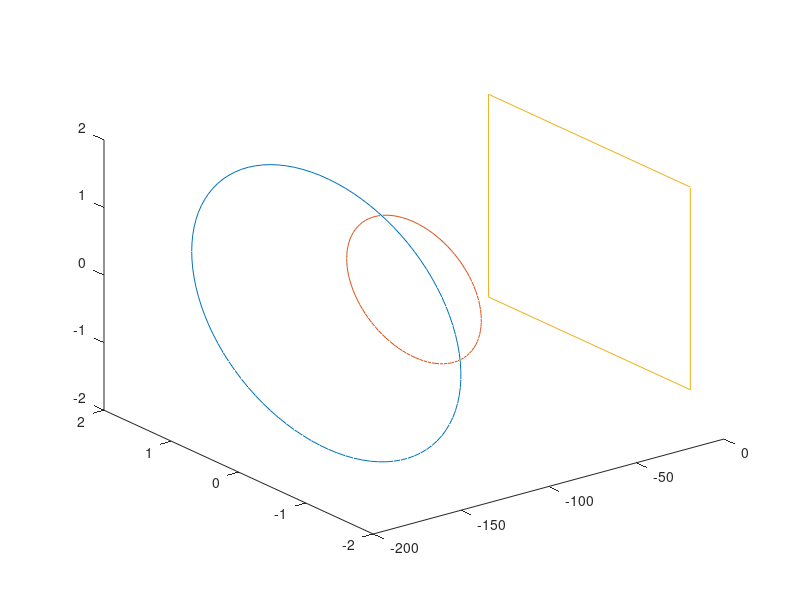

MATLAB code for this plot: (Note: this script raises an error after producing the figure.)
#####----------| Symulator zrodla fotonow |----------#####

% Aby wybrac ksztalt zrodla wspisz "prostokat" lub 'kolo'

type='kolo';

% k to dlugosc krawedzi probki ktora jest kwadratem 
% h to odleglosc zrodla od probki 
% hh to odleglosc miedzy plytkami zrodla 

k=3;
h=100;
hh=50;

% photons to liczba fotonow

photons=500

% alpha beta gamma to katy rotacji zrodla w przestrzeni 

alpha=0;
beta=0;
gamma=0;

                      ##---| PROSTOKAT |---##

% P1a i P1b to dlugości krawędzi pierwszej płytki zrodla fotonów
% P2a i P2b to dlugości krawędzi drugiej płytki zrodla fotonów

P1a=1;
P1b=10;
P2a=10;
P2b=1;

                         ##---| KOLO |---##
                         
% R1 to promien pierwszej płytki zrodla fotonów      
% R2 to promien drugiej płytki zrodla fotonów     

R1=2;
R2=1; 

###########################################################################              


promien=h/hh;
alpha=alpha*pi/180;
beta=beta*pi/180;
gamma=gamma*pi/180;


Rx=[1 0 0
    0 cos(alpha) -sin(alpha)
    0 sin(alpha) cos(alpha)];
    
Ry=[ cos(beta)  0  sin(beta)
     0          1  0
    -sin(beta)  0  cos(beta)];
    
Rz=[ cos(gamma) -sin(gamma) 0
     sin(gamma)  cos(gamma) 0
     0              0       1];

switch type 
case 'prostokat'
 xx=[-h,-(P1a)/2,-(P1b)/2];
 yy=[-h,(P1a)/2,-(P1b)/2];
 zz=[-h,-(P1a)/2,(P1b)/2];
 vv=[-h,(P1a)/2,(P1b)/2];

 xxx=[-h-hh,-(P2a)/2,-(P2b)/2];
 yyy=[-h-hh,(P2a)/2,-(P2b)/2];
 zzz=[-h-hh,-(P2a)/2,(P2b)/2];
 vvv=[-h-hh,(P2a)/2,(P2b)/2];

 xxxx=[0,-(k)/2,-(k)/2];
 yyyy=[0,(k)/2,-(k)/2];
 zzzz=[0,-(k)/2,(k)/2];
 vvvv=[0,(k)/2,(k)/2];

 p=[xx;yy;vv;zz;xx]*Rx*Ry*Rz ;
 q=[xxx;yyy;vvv;zzz;xxx]*Rx*Ry*Rz ;
 pp=[xxxx;yyyy;vvvv;zzzz;xxxx];

 photons_matrix1 =(-(P1a)/2)+((P1a)/2-(-(P1a)/2))*rand(1,photons);
 photons_matrix2 =(-(P1b)/2)+((P1b)/2-(-(P1b)/2))*rand(1,photons);
 photons_matrix3 =(-(P2a)/2)+((P2a)/2-(-(P2a)/2))*rand(1,photons);
 photons_matrix4 =(-(P2b)/2)+((P2b)/2-(-(P2b)/2))*rand(1,photons);
 ph0=photons_matrix1*0-h;
 ph3=photons_matrix1*0-h-hh;

 photons_MM=[ph0' , photons_matrix1' , photons_matrix2']*Rx*Ry*Rz;
 photons_NN=[ph3' , photons_matrix3' , photons_matrix4']*Rx*Ry*Rz;

 plot3(p(:,1),p(:,2),p(:,3))
 hold on
 plot3(q(:,1),q(:,2),q(:,3))
 hold on
 plot3(pp(:,1),pp(:,2),pp(:,3))

 axis("equal");
 for i =(1:photons)
  x=photons_MM(i,1)+h;
  y=-(photons_MM(i,2)-photons_NN(i,2));
  y=photons_MM(i,2)-y*promien;
  z=-(photons_MM(i,3)-photons_NN(i,3));
  z=photons_MM(i,3)-z*promien;
  if z<(k/2) 
   if z>(-k/2) 
    if y<(k/2) 
     if y>(-k/2)
       plot3([photons_NN(i,1);photons_MM(i,1);x],[photons_NN(i,2);photons_MM(i,2);y],[photons_NN(i,3);photons_MM(i,3);z],"r")
     else plot3([photons_NN(i,1);photons_MM(i,1);x],[photons_NN(i,2);photons_MM(i,2);y],[photons_NN(i,3);photons_MM(i,3);z],"y")
     endif
    else plot3([photons_NN(i,1);photons_MM(i,1);x],[photons_NN(i,2);photons_MM(i,2);y],[photons_NN(i,3);photons_MM(i,3);z],"y")
    endif
   else plot3([photons_NN(i,1);photons_MM(i,1);x],[photons_NN(i,2);photons_MM(i,2);y],[photons_NN(i,3);photons_MM(i,3);z],"y")
   endif
  else plot3([photons_NN(i,1);photons_MM(i,1);x],[photons_NN(i,2);photons_MM(i,2);y],[photons_NN(i,3);photons_MM(i,3);z],"y")
  endif 
 endfor
 
case 'kolo'
 photons=(photons^0.5);
 photons= real(photons);
 t = linspace(0,2*pi,100)'; 
 circsxR1= R1*cos(t); 
 circsyR1= R1*sin(t); 
 circsxR2= R2*cos(t); 
 circsyR2= R2*sin(t); 
 axis equal 
 crsR1=[(t*0)-(h+hh), circsxR1, circsyR1 ]*Rx*Ry*Rz;
 crsR2=[(t*0)-(h),    circsxR2, circsyR2 ]*Rx*Ry*Rz;
 plot3(crsR1(:,1),crsR1(:,2),crsR1(:,3));
 hold on
 plot3(crsR2(:,1),crsR2(:,2),crsR2(:,3)); 
 
 xxxx=[0,-(k)/2,-(k)/2];
 yyyy=[0,(k)/2,-(k)/2];
 zzzz=[0,-(k)/2,(k)/2];
 vvvv=[0,(k)/2,(k)/2];
 pp=[xxxx;yyyy;vvvv;zzzz;xxxx];
 plot3(pp(:,1),pp(:,2),pp(:,3))
 
 tt= 2*pi*rand(photons,1);
 ttt= 2*pi*rand(photons,1);
 hhh=tt*0-h-hh;
 hhhh=tt*0-h;
 photons_matrix5 =(R1)*rand(1,photons);
 photons_matrix6 =(R1)*rand(1,photons);
 photons_matrix7 =(R2)*rand(1,photons);
 photons_matrix8 =(R2)*rand(1,photons);
 photons_matrix5=photons_matrix5';
 photons_matrix6=photons_matrix6';
 photons_matrix7=photons_matrix7';
 photons_matrix8=photons_matrix8';
 
 for j =(1:photons)
  photons_NNN=[hhh ,photons_matrix5(j,1)*cos(tt), photons_matrix6(j,1)*sin(tt)];
  photons_MMM=[hhhh ,photons_matrix7(j,1)*cos(ttt), photons_matrix8(j,1)*sin(ttt)];
  photons_NNN=real(photons_NNN);
  photons_MMM=real(photons_MMM);
  photons_NNN=photons_NNN*Rx*Ry*Rz;
  photons_MMM=photons_MMM*Rx*Ry*Rz;
  
   for i =(1:photons)
   x=photons_MMM(i,1)+h;
   y=-(photons_MMM(i,2)-photons_NNN(i,2));
   y=photons_MMM(i,2)-y*promien;
   z=-(photons_MMM(i,3)-photons_NNN(i,3));
   z=photons_MMM(i,3)-z*promien;
   
   if z<(k/2) 
    if z>(-k/2) 
     if y<(k/2) 
      if y>(-k/2)
        plot3([photons_NNN(i,1);photons_MMM(i,1);x],[photons_NNN(i,2);photons_MMM(i,2);y],[photons_NNN(i,3);photons_MMM(i,3);z],"r")
      else plot3([photons_NNN(i,1);photons_MMM(i,1);x],[photons_NNN(i,2);photons_MMM(i,2);y],[photons_NNN(i,3);photons_MMM(i,3);z],"y")
       endif
     else plot3([photons_NNN(i,1);photons_MMM(i,1);x],[photons_NNN(i,2);photons_MMM(i,2);y],[photons_NNN(i,3);photons_MMM(i,3);z],"y")
     endif
    else plot3([photons_NNN(i,1);photons_MMM(i,1);x],[photons_NNN(i,2);photons_MMM(i,2);y],[photons_NNN(i,3);photons_MMM(i,3);z],"y")
    endif
   else plot3([photons_NNN(i,1);photons_MMM(i,1);x],[photons_NNN(i,2);photons_MMM(i,2);y],[photons_NNN(i,3);photons_MMM(i,3);z],"y")
   endif 
  endfor
 endfor
endswitch 
